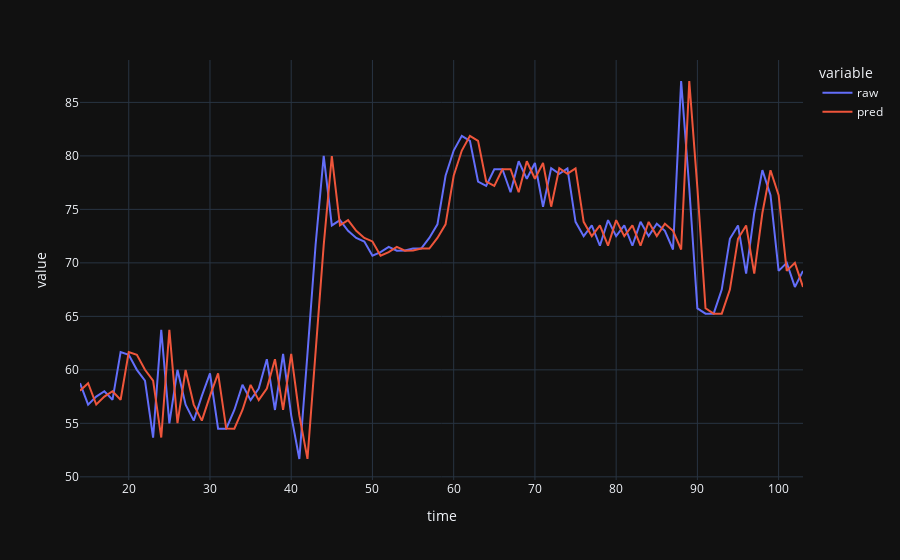
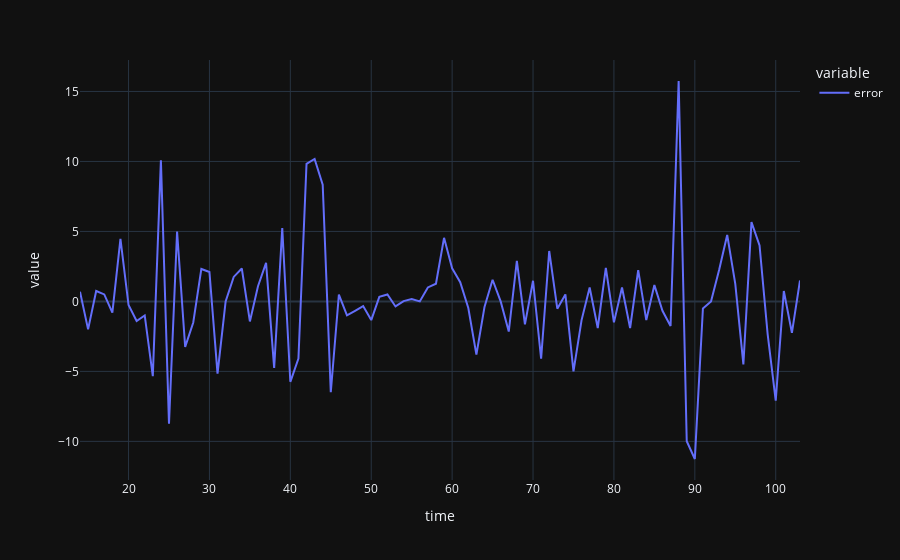
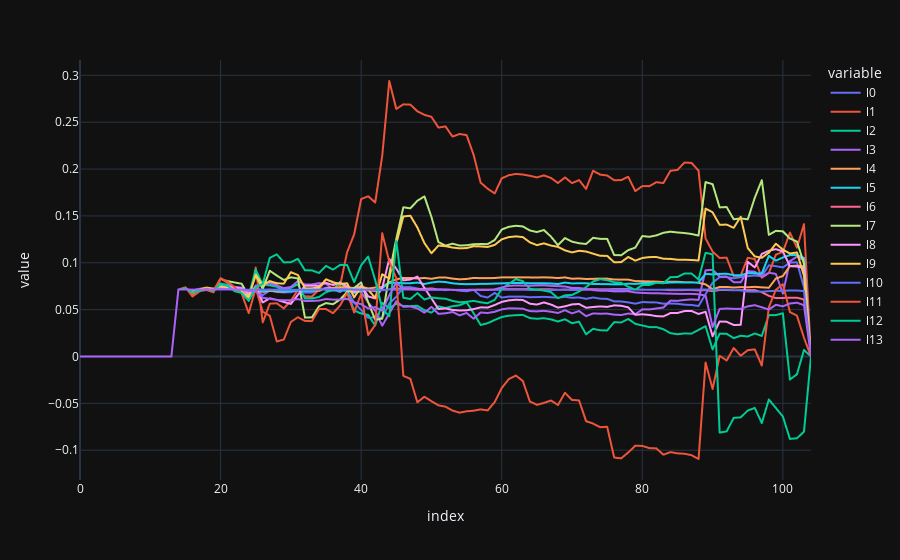

Notebook cell for these charts, in order:
### Code cell
### Plot predictions
t=timerange # start from when have enough lags
# t=range(0, n-1) # plot full time range

df_plt = pd.DataFrame({
    "time": t,
    "raw": x_obs[t, 0],
    "pred": Xpred[t, 0]
#     "predicted": Zpred[timerange,0],
#     "filtered": Z[timerange, 0]
})
df_plt.head()
fig1 = px.line(df_plt, x="time", y=["raw", "pred"], template="plotly_dark")

### Plot prediction errors
df_plt = pd.DataFrame({
    "time": t,
    "error": (x_obs[t, 0] - Xpred[t, 0]),
    "error_sqr": (x_obs[t,0] - Xpred[t, 0])**2
})
df_plt.head()
fig2 = px.line(df_plt, x="time", y=["error"], template="plotly_dark")

### Plot Kalman-estimated coefficient paths (coefs on lags)
df_coefs = pd.DataFrame(Zpred)
df_coefs.columns = ["l{}".format(l) for l in range(df_coefs.shape[1])]
df_coefs = df_coefs.reset_index()

fig3 = px.line(df_coefs, x="index",
               y=[c for c in df_coefs.columns if c != "index"], template="plotly_dark")

print("Error stats for {} lags: ")
print("MSE: {}\n\n".format(df_plt[['error_sqr']].mean()))
print(df_plt[['error']].describe())
display(fig1)
display(fig2)
display(fig3)
